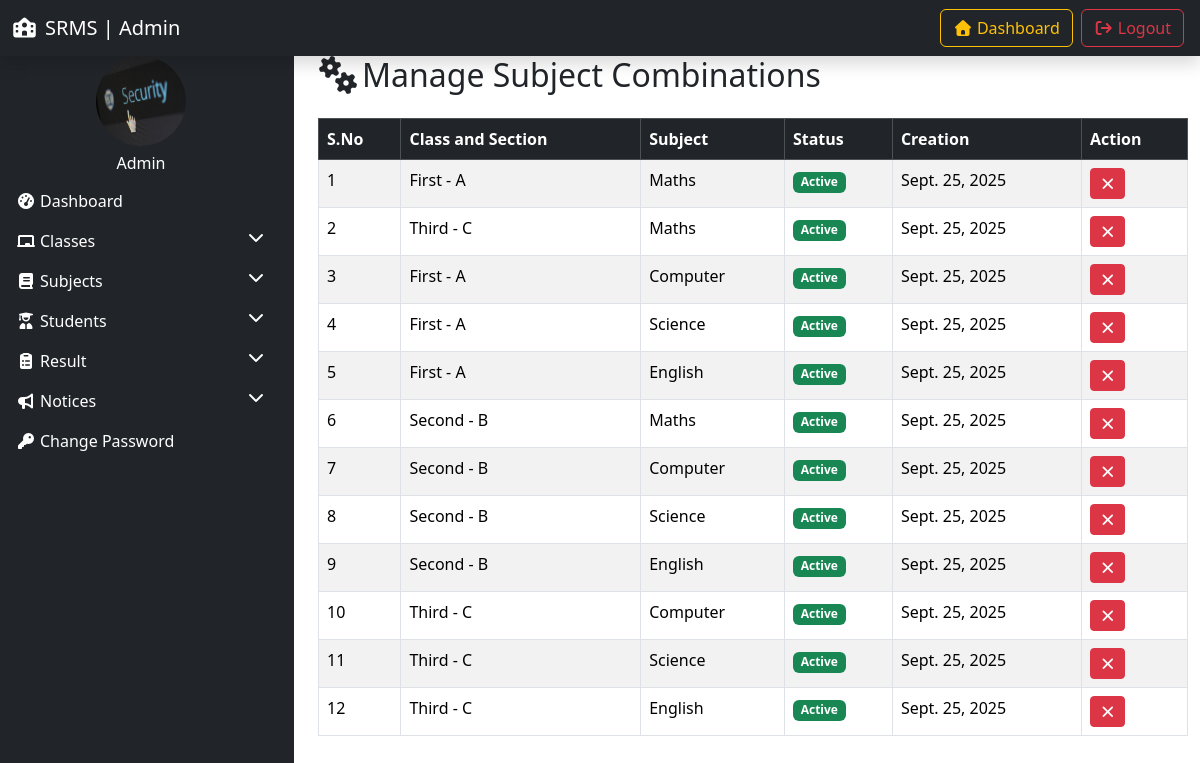
The app's page /manage_subject_combination/ (signed in) with its own data.
### resultapp/models.py (models this page shows, shortened)
class SubjectCombination(models.Model):
    student_class = models.ForeignKey(Class,on_delete=models.SET_NULL,null=True)
    subject = models.ForeignKey(Subject,on_delete=models.SET_NULL,null=True)
    status = models.IntegerField(default=1)
    creation_date = models.DateTimeField(auto_now_add=True)
    updation_date = models.DateField(auto_now=True)

class Class(models.Model):
    class_name = models.CharField(max_length=100)
    class_numeric = models.IntegerField()
    section = models.CharField(max_length=20)
    creation_date = models.DateTimeField(auto_now_add=True)
    updation_date =  models.DateTimeField(auto_now=True)

class Subject(models.Model):
    subject_name = models.CharField(max_length=50)
    subject_code = models.CharField(max_length=20)
    creation_date = models.DateTimeField(auto_now_add=True)
    updation_date = models.DateTimeField(auto_now=True)

### resultapp/views.py (the view, shortened to what this page needs)
# urls.py: path('manage_subject_combination/',view=manage_subject_combination,name='manage_subject_combination'),
@login_required
def manage_subject_combination(request):
    combinations = SubjectCombination.objects.all()
    aid = request.GET.get('aid')
    did = request.GET.get('did')
    return render(request,'manage_subject_combination.html',locals())

### resultapp/templates/manage_subject_combination.html (shortened to what this page needs)
{% extends "admin_base.html" %}
{% block content %}
<div class="container">
    <h2 class="mb-4"><i class="fas fa-cogs me-1"></i>Manage Subject Combinations</h2>
    <table class="table table-bordered table-striped ">
        <thead class="table-dark">
            <tr>
                <th>S.No</th>
                <th>Class and Section</th>
                <th>Subject</th>
                <th>Status</th>
                <th>Creation</th>
                <th>Action</th>
            </tr>
        </thead>
        <tbody>
            {% for i  in  combinations%}
            <tr>
                <td>{{forloop.counter}}</td>
                <td>{{i.student_class.class_name}} - {{i.student_class.section}}</td>
                <td>{{i.subject.subject_name}}</td>
                <td>
                    {% if i.status == 1 %}
                    <span class="badge bg-success">Active</span>
                    {% else %}
                     <span class="badge bg-danger">InActive</span>
                    {% endif %}
                </td>
                <td>{{i.updation_date}}</td>
                <td>
                    {% if i.status == 1 %}
                    <a href="?did={{i.id}}" onclick="return confirm('Deactivate this subject?')" class="btn btn-danger btn-sm"><i class="fas fa-times"></i></a>
                    {% else %}
                    <a href="?aid={{i.id}}" onclick="return confirm('Activate this subject?')" class="btn btn-success btn-sm"><i class="fas fa-check"></i></a>
                    {% endif %}
                </td>
            </tr>
            {% empty %}
            <tr>
                <td colspan="6" class='text-center'>No Combination found</td>
            </tr>
            {% endfor %}
        </tbody>
    </table>
</div>
{% endblock %}

### records on screen
SubjectCombination: student_class.class_name "First", student_class.section "A", subject.subject_name "Maths", status "Active", updation_date "Sept. 25, 2025"
SubjectCombination: student_class.class_name "Third", student_class.section "C", subject.subject_name "Maths", status "Active", updation_date "Sept. 25, 2025"
SubjectCombination: student_class.class_name "First", student_class.section "A", subject.subject_name "Computer", status "Active", updation_date "Sept. 25, 2025"
SubjectCombination: student_class.class_name "First", student_class.section "A", subject.subject_name "Science", status "Active", updation_date "Sept. 25, 2025"
SubjectCombination: student_class.class_name "First", student_class.section "A", subject.subject_name "English", status "Active", updation_date "Sept. 25, 2025"
SubjectCombination: student_class.class_name "Second", student_class.section "B", subject.subject_name "Maths", status "Active", updation_date "Sept. 25, 2025"
SubjectCombination: student_class.class_name "Second", student_class.section "B", subject.subject_name "Computer", status "Active", updation_date "Sept. 25, 2025"
SubjectCombination: student_class.class_name "Second", student_class.section "B", subject.subject_name "Science", status "Active", updation_date "Sept. 25, 2025"
SubjectCombination: student_class.class_name "Second", student_class.section "B", subject.subject_name "English", status "Active", updation_date "Sept. 25, 2025"
SubjectCombination: student_class.class_name "Third", student_class.section "C", subject.subject_name "Computer", status "Active", updation_date "Sept. 25, 2025"
SubjectCombination: student_class.class_name "Third", student_class.section "C", subject.subject_name "Science", status "Active", updation_date "Sept. 25, 2025"
SubjectCombination: student_class.class_name "Third", student_class.section "C", subject.subject_name "English", status "Active", updation_date "Sept. 25, 2025"
